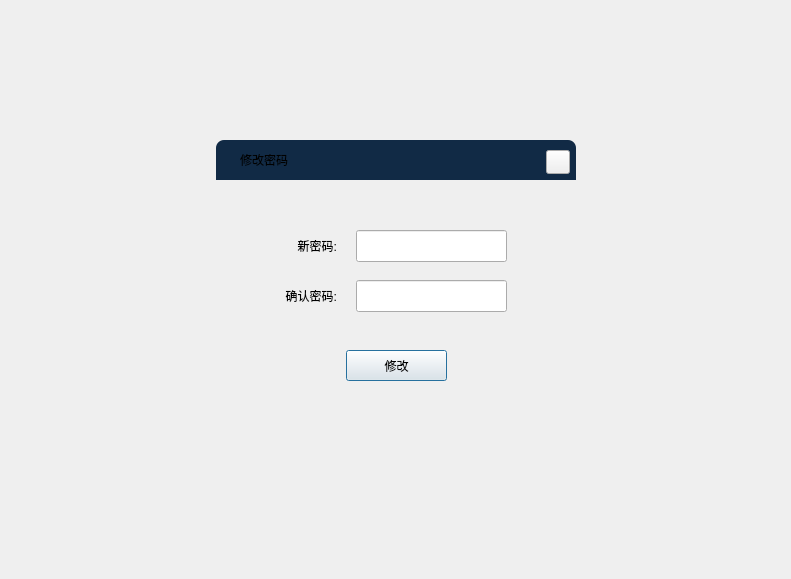
<?xml version="1.0" encoding="UTF-8"?>
<ui version="4.0">
 <class>JChangePassword</class>
 <widget class="QDialog" name="JChangePassword">
  <property name="geometry">
   <rect>
    <x>0</x>
    <y>0</y>
    <width>791</width>
    <height>579</height>
   </rect>
  </property>
  <property name="maximumSize">
   <size>
    <width>16777215</width>
    <height>16666</height>
   </size>
  </property>
  <property name="styleSheet">
   <string notr="true"/>
  </property>
  <layout class="QGridLayout" name="gridLayout">
   <item row="0" column="2">
    <spacer name="verticalSpacer_2">
     <property name="orientation">
      <enum>Qt::Vertical</enum>
     </property>
     <property name="sizeHint" stdset="0">
      <size>
       <width>20</width>
       <height>47</height>
      </size>
     </property>
    </spacer>
   </item>
   <item row="1" column="0">
    <spacer name="horizontalSpacer">
     <property name="orientation">
      <enum>Qt::Horizontal</enum>
     </property>
     <property name="sizeHint" stdset="0">
      <size>
       <width>40</width>
       <height>20</height>
      </size>
     </property>
    </spacer>
   </item>
   <item row="1" column="1" colspan="2">
    <widget class="QWidget" name="widget" native="true">
     <property name="minimumSize">
      <size>
       <width>360</width>
       <height>300</height>
      </size>
     </property>
     <property name="maximumSize">
      <size>
       <width>360</width>
       <height>16777215</height>
      </size>
     </property>
     <widget class="QLabel" name="label">
      <property name="geometry">
       <rect>
        <x>20</x>
        <y>90</y>
        <width>101</width>
        <height>32</height>
       </rect>
      </property>
      <property name="text">
       <string>新密码:</string>
      </property>
      <property name="alignment">
       <set>Qt::AlignRight|Qt::AlignTrailing|Qt::AlignVCenter</set>
      </property>
     </widget>
     <widget class="QLineEdit" name="lblPwd">
      <property name="geometry">
       <rect>
        <x>140</x>
        <y>90</y>
        <width>151</width>
        <height>32</height>
       </rect>
      </property>
     </widget>
     <widget class="QLabel" name="label_2">
      <property name="geometry">
       <rect>
        <x>20</x>
        <y>140</y>
        <width>101</width>
        <height>32</height>
       </rect>
      </property>
      <property name="text">
       <string>确认密码:</string>
      </property>
      <property name="alignment">
       <set>Qt::AlignRight|Qt::AlignTrailing|Qt::AlignVCenter</set>
      </property>
     </widget>
     <widget class="QLineEdit" name="lblPwd2">
      <property name="geometry">
       <rect>
        <x>140</x>
        <y>140</y>
        <width>151</width>
        <height>32</height>
       </rect>
      </property>
     </widget>
     <widget class="QPushButton" name="btnChange">
      <property name="geometry">
       <rect>
        <x>130</x>
        <y>210</y>
        <width>101</width>
        <height>31</height>
       </rect>
      </property>
      <property name="text">
       <string>修改</string>
      </property>
     </widget>
     <widget class="QLabel" name="titlebg">
      <property name="geometry">
       <rect>
        <x>0</x>
        <y>0</y>
        <width>360</width>
        <height>40</height>
       </rect>
      </property>
      <property name="styleSheet">
       <string notr="true">background-color:#112A45;
border-top-left-radius: 8px; 
border-top-right-radius: 8px;</string>
      </property>
      <property name="text">
       <string/>
      </property>
     </widget>
     <widget class="QLabel" name="label_3">
      <property name="geometry">
       <rect>
        <x>24</x>
        <y>0</y>
        <width>300</width>
        <height>40</height>
       </rect>
      </property>
      <property name="text">
       <string>修改密码</string>
      </property>
     </widget>
     <widget class="QPushButton" name="btnClose">
      <property name="geometry">
       <rect>
        <x>330</x>
        <y>10</y>
        <width>24</width>
        <height>24</height>
       </rect>
      </property>
      <property name="text">
       <string/>
      </property>
     </widget>
    </widget>
   </item>
   <item row="1" column="3">
    <spacer name="horizontalSpacer_2">
     <property name="orientation">
      <enum>Qt::Horizontal</enum>
     </property>
     <property name="sizeHint" stdset="0">
      <size>
       <width>137</width>
       <height>20</height>
      </size>
     </property>
    </spacer>
   </item>
   <item row="2" column="1">
    <spacer name="verticalSpacer">
     <property name="orientation">
      <enum>Qt::Vertical</enum>
     </property>
     <property name="sizeHint" stdset="0">
      <size>
       <width>20</width>
       <height>40</height>
      </size>
     </property>
    </spacer>
   </item>
  </layout>
 </widget>
 <resources/>
 <connections/>
</ui>
